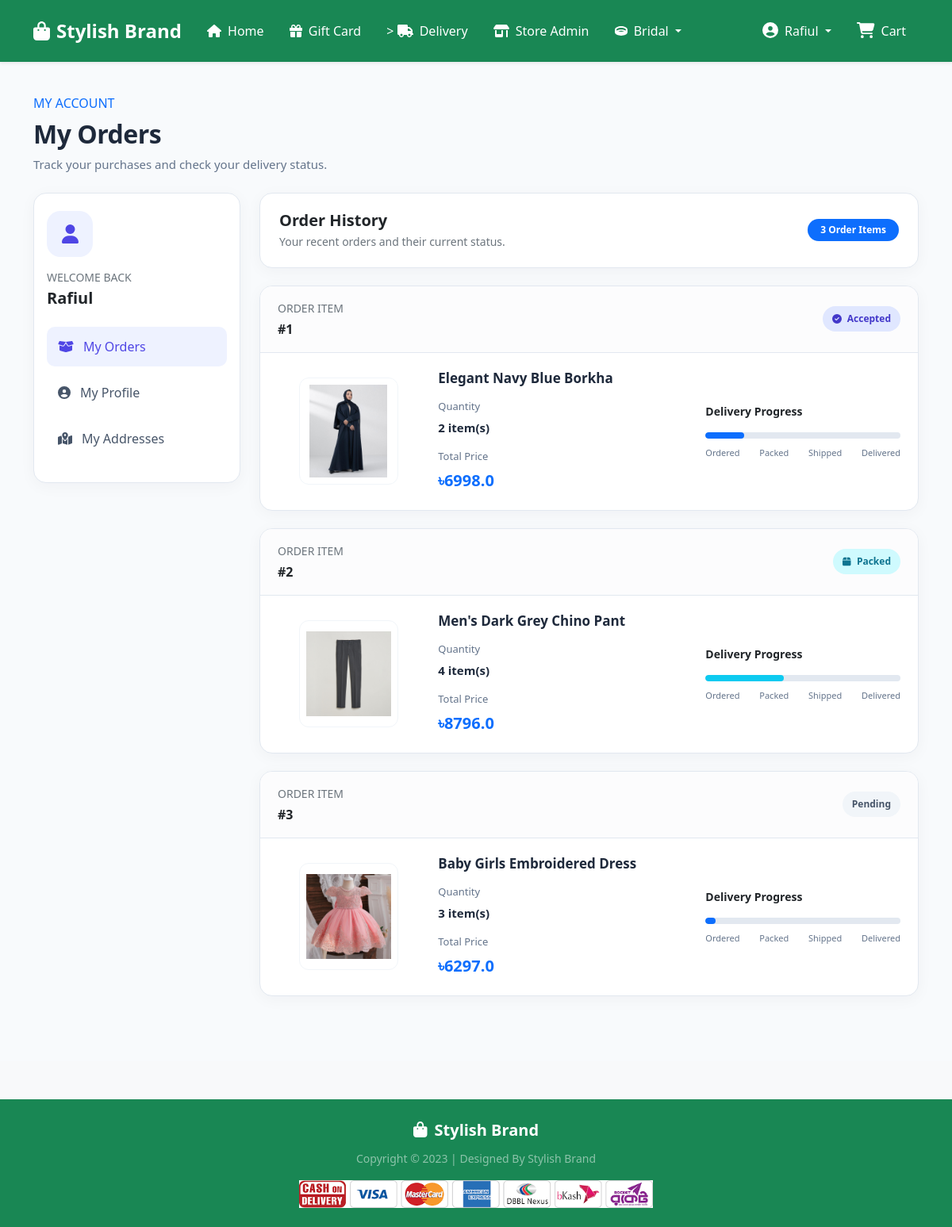
Screenshot of /orders/ (signed in) with the database file from the repository.
### Shop/models.py (models this page shows, shortened)
class OrderPlaced(models.Model):
    user = models.ForeignKey(User, on_delete=models.CASCADE)
    customer = models.ForeignKey(Customer, on_delete=models.CASCADE)
    product = models.ForeignKey(Product, on_delete=models.CASCADE)
    quantity = models.PositiveIntegerField(default=1)
    ordered_date = models.DateTimeField(auto_now_add=True)
    status = models.CharField(max_length=50, choices=STATUS_CHOICE, default="Pending")
    tran_id = models.CharField(max_length=100, blank=True, null=True)
    @property
    def total_cost(self):
        return self.quantity * self.product.discounted_price

class Product(models.Model):
    title = models.CharField(max_length=100)
    selling_price = models.FloatField()
    discounted_price = models.FloatField()
    description = models.TextField()
    brand = models.CharField(max_length=100)
    category = models.CharField(choices=CATEGORY_CHOICES, max_length=2)
    product_image = models.ImageField(upload_to="productimg")

### Shop/views.py (the view)
# urls.py: path("orders/", views.orders, name="orders"),
@login_required
def orders(request):
    op = OrderPlaced.objects.filter(user=request.user)
    return render(request, "Shop/orders.html", {"order_placed": op})

### Shop/templates/Shop/orders.html (shortened to what this page needs)
{% extends 'Shop/base.html' %}
{% load static %}
{% block main-content %}
<div class="orders-page">
    <div class="container">
        <div class="mb-4">
            <p class="text-primary fw-semibold mb-2">
                MY ACCOUNT
            </p>
            <h2 class="orders-heading mb-2">
                My Orders
            </h2>
            <p class="orders-subtitle mb-0">
                Track your purchases and check your delivery status.
            </p>
        </div>
        <div class="row g-4">
            <div class="col-lg-3 col-md-4">
                <div class="orders-sidebar">
                    <div class="orders-avatar">
                        <i class="fas fa-user"></i>
                    </div>
                    <p class="text-muted small mb-1">
                        WELCOME BACK
                    </p>
                    <h5 class="fw-bold text-dark text-break mb-4">
                        {{ request.user }}
                    </h5>
                    <a href="{% url 'orders' %}"
                       class="orders-nav-link active">
                        <i class="fas fa-box-open"></i>
                        <span>My Orders</span>
                    </a>
                    <a href="{% url 'profile' %}"
                       class="orders-nav-link">
                        <i class="fas fa-user-circle"></i>
                        <span>My Profile</span>
                    </a>
                    <a href="{% url 'address' %}"
                       class="orders-nav-link">
                        <i class="fas fa-map-marked-alt"></i>
                        <span>My Addresses</span>
                    </a>
                </div>
            </div>
            <div class="col-lg-9 col-md-8">
                <div class="orders-summary d-flex justify-content-between
                            align-items-center flex-wrap gap-2">
                    <div>
                        <h5 class="fw-bold text-dark mb-1">
                            Order History
                        </h5>
                        <p class="text-muted small mb-0">
                            Your recent orders and their current status.
                        </p>
                    </div>
                    <span class="badge rounded-pill bg-primary px-3 py-2">
                        {{ order_placed|length }} Order Items
                    </span>
                </div>
                {% for op in order_placed %}
                    <div class="order-card">
                        <div class="order-card-top">
                            <div>
                                <div class="text-muted small mb-1">
                                    ORDER ITEM
                                </div>
                                <div class="fw-bold text-dark">
                                    #{{ op.id }}
                                </div>
                            </div>
                            <div>
                                {% if op.status == 'Accepted' %}
                                    <span class="order-status status-accepted">
                                        <i class="fas fa-check-circle me-1"></i>
                                        Accepted
                                    </span>
                                {% elif op.status == 'Packed' %}
                                    <span class="order-status status-packed">
                                        <i class="fas fa-box me-1"></i>
                                        Packed
                                    </span>
                                {% elif op.status == 'On the Way' %}
                                    <span class="order-status status-transit">
                                        <i class="fas fa-truck me-1"></i>
                                        On the Way
                                    </span>
                                {% elif op.status == 'Delivered' %}
                                    <span class="order-status status-delivered">
                                        <i class="fas fa-check-double me-1"></i>
                                        Delivered
                                    </span>
                                {% elif op.status == 'Cancelled' %}
                                    <span class="order-status status-cancelled">
                                        <i class="fas fa-times-circle me-1"></i>
                                        Cancelled
                                    </span>
                                {% else %}
                                    <span class="order-status">
                                        {{ op.status }}
                                    </span>
                                {% endif %}
                            </div>
                        </div>
                        <div class="order-card-body">
                            <div class="row g-4 align-items-center">
                                <div class="col-sm-4 col-lg-3 text-center">
                                    {% if op.product.product_image %}
                                        <img
                                            src="{{ op.product.product_image.url }}"
                                            alt="{{ op.product.title }}"
                                            class="order-product-image">
                                    {% endif %}
                                </div>
                                <div class="col-sm-8 col-lg-5">
                                    <h5 class="order-product-title mb-3">
                                        {{ op.product.title }}
                                    </h5>
                                    <div class="mb-3">
                                        <div class="order-meta-label">
                                            Quantity
                                        </div>
                                        <div class="order-meta-value">
                                            {{ op.quantity }} item(s)
                                        </div>
                                    </div>
                                    <div>
                                        <div class="order-meta-label">
                                            Total Price
                                        </div>
                                        <div class="order-meta-value
                                                    text-primary fs-5">
                                            ৳{{ op.total_cost }}
                                        </div>
                                    </div>
                                </div>
                                <div class="col-12 col-lg-4">
                                    <div class="d-flex justify-content-between
                                                align-items-center mb-3">
                                        <span class="fw-bold text-dark small">
                                            Delivery Progress
                                        </span>
                                    </div>
                                    {% if op.status == 'Accepted' %}
                                        <div class="progress order-progress">
                                            <div class="progress-bar"
                                                 role="progressbar"
                                                 style="width:20%;"
                                                 aria-valuenow="20"
                                                 aria-valuemin="0"
                                                 aria-valuemax="100">
                                            </div>
                                        </div>
                                    {% elif op.status == 'Packed' %}
                                        <div class="progress order-progress">
                                            <div class="progress-bar bg-info"
                                                 role="progressbar"
                                                 style="width:40%;"
                                                 aria-valuenow="40"
                                                 aria-valuemin="0"
                                                 aria-valuemax="100">
                                            </div>
                                        </div>
                                    {% else %}
                                        <div class="progress order-progress">
                                            <div class="progress-bar"
                                                 role="progressbar"
                                                 style="width:5%;"
                                                 aria-valuenow="5"
                                                 aria-valuemin="0"
                                                 aria-valuemax="100">
                                            </div>
                                        </div>
                                    {% endif %}
                                    <div class="progress-labels">
                                        <span>Ordered</span>
                                        <span>Packed</span>
                                        <span>Shipped</span>
                                        <span>Delivered</span>
                                    </div>
                                </div>
                            </div>
                        </div>
                    </div>
                {% endfor %}
            </div>
        </div>
    </div>
</div>
{% endblock main-content %}

### Shop/templates/Shop/base.html (shortened to what this page needs)
<!doctype html>
{% load static %}
<html lang="en">
    <head>
        <link
            href="https://cdn.jsdelivr.net/npm/bootstrap@5.0.0-beta1/dist/css/bootstrap.min.css"
            rel="stylesheet"
>
        <link rel="stylesheet"
            href="{% static 'Shop/css/owl.carousel.min.css' %}">
        <link rel="stylesheet" href="{% static 'Shop/css/all.min.css' %}">
        <link rel="stylesheet" href="{% static 'Shop/css/style.css' %}">
    </head>
    <body class="bg-light">
        <nav
            class="navbar navbar-expand-lg navbar-dark bg-success shadow-sm py-3">
            <div class="container">
                <a class="navbar-brand fw-bold fs-4 d-flex align-items-center"
                    href="/">
                    <i class="fas fa-shopping-bag me-2"></i>
                    Stylish Brand
                </a>
                <div class="collapse navbar-collapse"
                    id="navbarSupportedContent">
                    <ul
                        class="navbar-nav me-auto mb-2 mb-lg-0 align-items-lg-center">
                        <li class="nav-item">
                            <a class="nav-link active fw-semibold px-3"
                                href="/">
                                <i class="fas fa-home me-1"></i>
                                Home
                            </a>
                        </li>
                        <li class="nav-item">
                            <a class="nav-link active fw-semibold px-3"
                                href=" {% url 'gift_card_page' %}">
                                <i class="fas fa-gift me-1"></i>
                                Gift Card
                            </a>
                        </li>
                        <li class="nav-item">
                            <a class="nav-link active fw-semibold px-3"
                                href="{% url 'orders' %}">>
                                <i class="fas fa-truck me-1"></i>
                                Delivery
                            </a>
                        </li>
                        {% if user.is_authenticated %}
                        {% if user.is_superuser %}
                        <li class="nav-item">
                            <a class="nav-link active fw-semibold px-3"
                                href="{% url 'store_admin_dashboard' %}">
                                <i class="fas fa-store-alt me-1"></i>
                                Store Admin
                            </a>
                        </li>
                        {% endif %}
                        {% endif %}
                        <li class="nav-item dropdown">
                            <a
                                class="nav-link dropdown-toggle text-white fw-semibold px-3"
                                href="#"
                                id="bridalDropdown"
                                role="button"
                                data-bs-toggle="dropdown"
                                aria-expanded="false">
                                <i class="fas fa-ring me-1"></i>
                                Bridal
                            </a>
                        </li>
                    </ul>
                    <div>
                        <ul
                            class="navbar-nav mb-2 mb-lg-0 align-items-lg-center">
                            {% if request.user.is_authenticated %}
                            <li class="nav-item dropdown mx-lg-2">
                                <a
                                    class="nav-link dropdown-toggle text-white fw-semibold"
                                    href="#"
                                    id="profileDropdown"
                                    role="button"
                                    data-bs-toggle="dropdown"
                                    aria-expanded="false">
                                    <i class="fas fa-user-circle me-1 fs-5"></i>
                                    {{ request.user.username|capfirst }}
                                </a>
                            </li>
                            <li class="nav-item mx-lg-2">
                                <a href="{% url 'showcart' %}"
                                    class="nav-link text-white fw-semibold position-relative">
                                    <i
                                        class="fas fa-shopping-cart fs-5 me-1"></i>
                                    Cart
                                </a>
                            </li>
                            {% endif %}
                        </ul>
                    </div>
                </div>
            </div>
        </nav>
        {% block main-content %}
        {% endblock main-content %}
        <footer
            class="container-fluid bg-success text-center text-white py-4 mt-5 shadow-sm">
            <div class="container">
                <div class="mb-2">
                    <span class="fw-bold fs-5">
                        <i class="fas fa-shopping-bag me-1"></i>
                        Stylish Brand
                    </span>
                </div>
                <small class="text-white-50">
                    Copyright &copy; 2023 |
                    Designed By Stylish Brand
                </small>
                <div class="mt-3">
                    <img src="{% static 'Shop/images/paymentlogo.png' %}"
                        alt="Payment Methods"
                        class="img-fluid"
                        style="max-height: 35px;">
                </div>
            </div>
        </footer>
    </body>
</html>

### rows the page displays
OrderPlaced: id "1", status "Accepted" (drawn), product.product_image (picture), product "Elegant Navy Blue Borkha", quantity "2", total_cost "6998.0"
OrderPlaced: id "2", status "Packed" (drawn), product.product_image (picture), product "Men's Dark Grey Chino Pant", quantity "4", total_cost "8796.0"
OrderPlaced: id "3", status "Pending", product.product_image (picture), product "Baby Girls Embroidered Dress", quantity "3", total_cost "6297.0"

### other values shown
{{ request.user.username|capfirst }} "Rafiul"
{{ request.user }} "Rafiul"
{{ order_placed|length }} "3"
